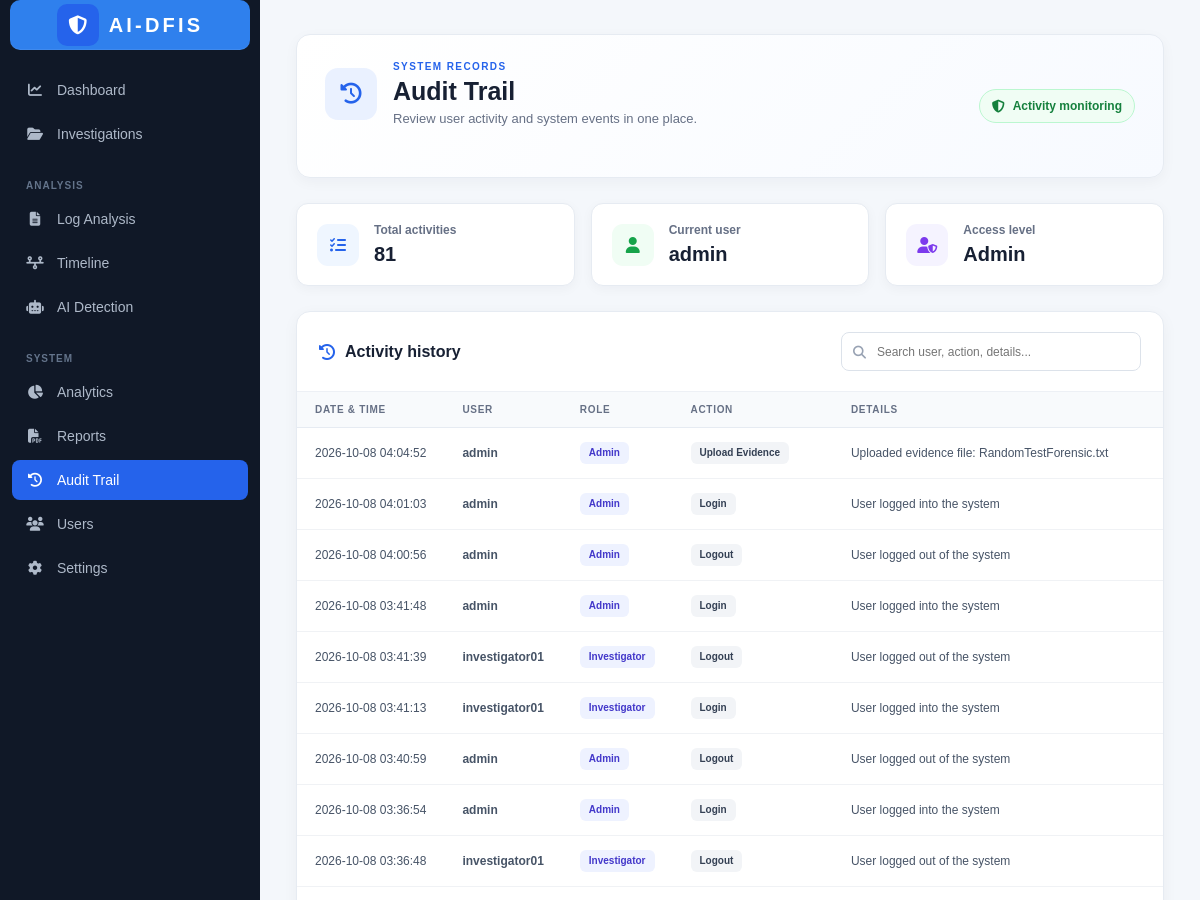
The app's page /audit-trail (signed in, upper part), older data.
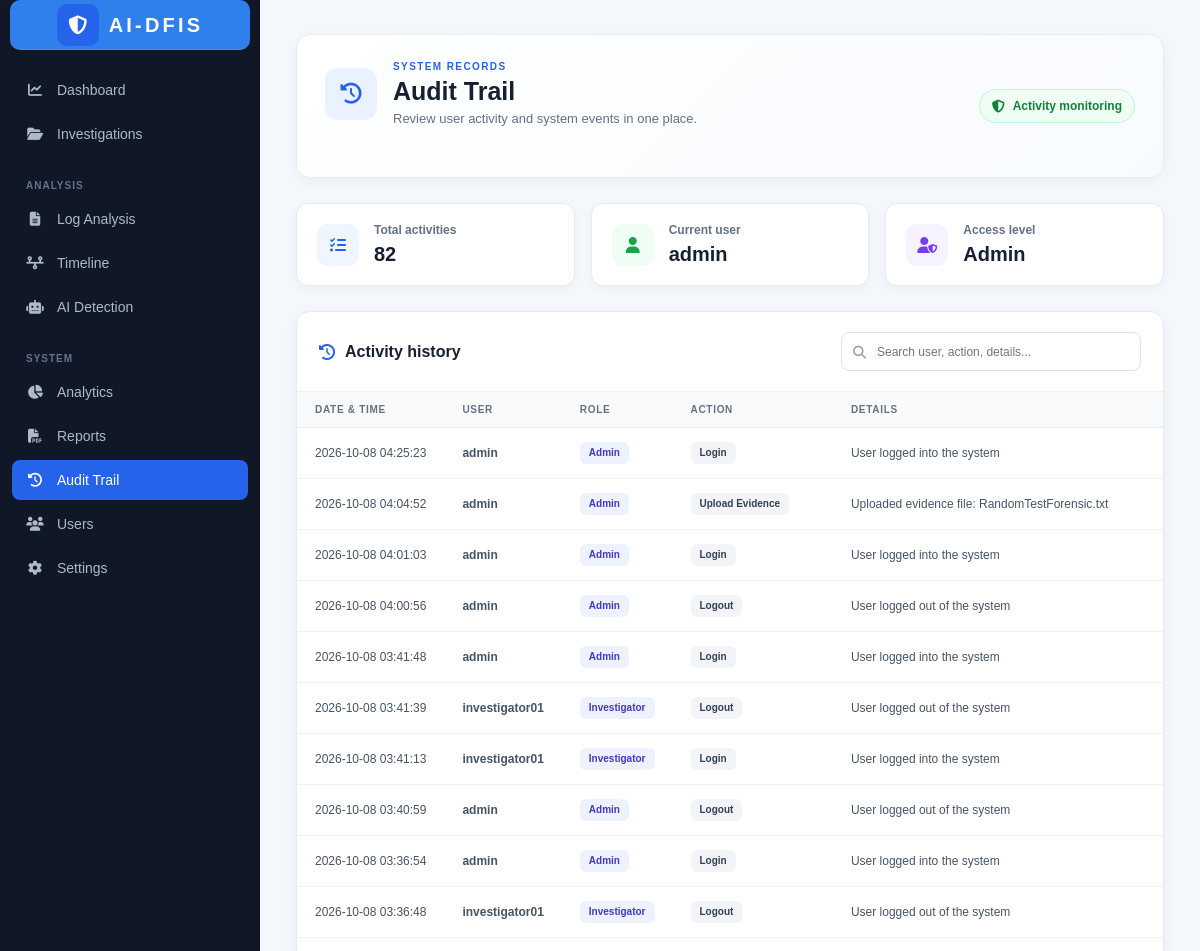
The same page, newer data.
### tables this page shows
CREATE TABLE audit_logs (
            id INTEGER PRIMARY KEY AUTOINCREMENT,
            user_id INTEGER,
            username TEXT,
            role TEXT,
            action TEXT NOT NULL,
            details TEXT,
            timestamp TEXT NOT NULL,
            FOREIGN KEY (user_id) REFERENCES users(id)
        );

### app.py (the view, shortened to what this page needs)
@app.route("/audit-trail")
def audit_trail():
    conn = get_db_connection()
    if session.get("role") == "Admin":
        logs = conn.execute("""

            SELECT id, username, role, action, details, timestamp

            FROM audit_logs

            ORDER BY id DESC

        """).fetchall()
    conn.close()
    return render_template(
        "audit_trail.html",
        logs=logs
    )

### app.py (called while the page is built)
def get_db_connection():
    conn = sqlite3.connect(DATABASE)
    conn.row_factory = sqlite3.Row
    return conn

def login_required():
    return "user_id" in session

@app.before_request
def require_login():
    if request.endpoint in ["login", "static"]:
        return None
    if not login_required():
        return redirect(url_for("login"))
    return None

### templates/audit_trail.html (shortened to what this page needs)
<!DOCTYPE html>
<html lang="en">
<head>
    <link rel="stylesheet"
          href="https://cdnjs.cloudflare.com/ajax/libs/font-awesome/6.5.2/css/all.min.css">
    <link rel="stylesheet"
          href="{{ url_for('static', filename='css/style.css') }}">
</head>
<body>
<div class="dashboard-container">
    <aside class="sidebar">
        <div class="logo">
            <div class="logo-icon">
                <i class="fa-solid fa-shield-halved"></i>
            </div>
            <div>
                <h2 class="brand-wordmark">AI-DFIS</h2>
            </div>
        </div>
        <nav class="sidebar-menu">
            <a href="/dashboard" class="menu-item">
                <i class="fa-solid fa-chart-line"></i>
                <span>Dashboard</span>
            </a>
            <a href="/investigations" class="menu-item">
                <i class="fa-solid fa-folder-open"></i>
                <span>Investigations</span>
            </a>
            <div class="menu-title">
                ANALYSIS
            </div>
            <a href="/log-analysis" class="menu-item">
                <i class="fa-solid fa-file-lines"></i>
                <span>Log Analysis</span>
            </a>
            <a href="/timeline" class="menu-item">
                <i class="fa-solid fa-timeline"></i>
                <span>Timeline</span>
            </a>
            <a href="/ai-detection" class="menu-item">
                <i class="fa-solid fa-robot"></i>
                <span>AI Detection</span>
            </a>
            <div class="menu-title">
                SYSTEM
            </div>
            <a href="/analytics" class="menu-item">
                <i class="fa-solid fa-chart-pie"></i>
                <span>Analytics</span>
            </a>
            <a href="/reports" class="menu-item">
                <i class="fa-solid fa-file-pdf"></i>
                <span>Reports</span>
            </a>
            <a href="/audit-trail" class="menu-item active">
                <i class="fa-solid fa-clock-rotate-left"></i>
                <span>Audit Trail</span>
            </a>
            {% if session.get("role") == "Admin" %}
            <a href="/users" class="menu-item">
                <i class="fa-solid fa-users"></i>
                <span>Users</span>
            </a>
            {% endif %}
            <a href="/settings" class="menu-item">
                <i class="fa-solid fa-gear"></i>
                <span>Settings</span>
            </a>
        </nav>
    </aside>
    <main class="main-content audit-content">
        <div class="page-header">
        <div class="page-heading">
            <div class="page-heading-icon">
                <i class="fa-solid fa-clock-rotate-left"></i>
            </div>
            <div>
                <span class="eyebrow">SYSTEM RECORDS</span>
                <h1>Audit Trail</h1>
                <p>Review user activity and system events in one place.</p>
            </div>
        </div>
        <span class="audit-integrity-label">
            <i class="fa-solid fa-shield-halved"></i>
            Activity monitoring
        </span>
    </div>
        <div class="audit-summary">
            <div class="summary-card">
                <div class="summary-icon"><i class="fa-solid fa-list-check"></i></div>
                <div class="summary-copy">
                    <span>Total activities</span>
                    <strong>{{ logs|length }}</strong>
                </div>
            </div>
            <div class="summary-card">
                <div class="summary-icon"><i class="fa-solid fa-user"></i></div>
                <div class="summary-copy">
                    <span>Current user</span>
                    <strong>{{ session.get("username") }}</strong>
                </div>
            </div>
            <div class="summary-card">
                <div class="summary-icon"><i class="fa-solid fa-user-shield"></i></div>
                <div class="summary-copy">
                    <span>Access level</span>
                    <strong>{{ session.get("role") }}</strong>
                </div>
            </div>
        </div>
        <div class="audit-container">
            <div class="audit-container-header">
                <h2>
                    <i class="fa-solid fa-clock-rotate-left"></i>
                    Activity history
                </h2>
                {% if logs %}
                <label class="audit-search">
                    <input id="audit-search-input"
                           type="search"
                           placeholder="Search user, action, details..."
                           aria-label="Search audit activity">
                </label>
                {% endif %}
            </div>
            {% if logs %}
            <div class="audit-table-wrap">
            <table class="audit-table" id="audit-table">
                <thead>
                    <tr>
                        <th scope="col">Date &amp; time</th>
                        <th scope="col">User</th>
                        <th scope="col">Role</th>
                        <th scope="col">Action</th>
                        <th scope="col">Details</th>
                    </tr>
                </thead>
                <tbody>
                    {% for log in logs %}
                    <tr>
                        <td class="audit-time">
                            {{ log["timestamp"] }}
                        </td>
                        <td class="audit-user">
                            <strong>
                                {{ log["username"] }}
                            </strong>
                        </td>
                        <td>
                            <span class="role-badge">
                                {{ log["role"] }}
                            </span>
                        </td>
                        <td>
                            <span class="action-badge">
                                {{ log["action"] }}
                            </span>
                        </td>
                        <td class="audit-details">
                            {{ log["details"] or "-" }}
                        </td>
                    </tr>
                    {% endfor %}
                </tbody>
            </table>
            </div>
            {% endif %}
        </div>
    </main>
</div>
</body>
</html>

### static/css/style.css (style rules this page uses)
* { margin: 0; padding: 0; box-sizing: border-box; }
body { font-family: Arial, Helvetica, sans-serif; background: #f4f6f9; }
.logo { width: 220px; height: 70px; background: #2f80ed; border-radius: 10px; display: flex; align-items: center; justify-content: center; font-size: 20px; font-weight: bold; }
.dashboard-container { display: flex; min-height: 100vh; background: #f4f7fb; }
.sidebar { width: 260px; background: #101827; color: white; display: flex; flex-direction: column; position: fixed; left: 0; top: 0; bottom: 0; z-index: 100; }
.logo { display: flex; align-items: center; flex: 0 1 auto; min-width: 0; flex-wrap: wrap; gap: 12px; padding: 25px 22px; border-bottom: 1px solid rgba(255,255,255,0.08); }
.logo-icon { width: 42px; height: 42px; border-radius: 10px; background: #2563eb; display: flex; align-items: center; justify-content: center; font-size: 19px; }
.logo h2 { margin: 0; font-size: 18px; letter-spacing: 0.12em; line-height: 1; }
.sidebar .logo { width: 240px; height: 50px; flex: 0 0 auto; margin: 0 auto; padding: 4px 10px; flex-direction: row; justify-content: center; gap: 10px; text-align: center; }
.sidebar .logo > div:last-child { width: auto; display: flex; flex-direction: column; align-items: center; }
.sidebar .logo .brand-wordmark { width: auto; font-size: 20px; letter-spacing: 0.16em; text-align: center; }
.brand-wordmark { color: #ffffff; font-weight: 800; text-transform: uppercase; }
.sidebar-menu { padding: 20px 12px; flex: 1; }
.menu-title { color: #64748b; font-size: 10px; font-weight: 700; letter-spacing: 1px; padding: 22px 14px 8px; }
.menu-item { display: flex; align-items: center; gap: 13px; padding: 12px 14px; margin-bottom: 4px; color: #aeb9c9; text-decoration: none; border-radius: 8px; font-size: 14px; transition: 0.2s; }
.menu-item i { width: 18px; text-align: center; }
.menu-item.active { background: #2563eb; color: white; }
.main-content { margin-left: 260px; width: calc(100% - 260px); }
.page-heading { display: flex; justify-content: space-between; align-items: center; margin-bottom: 25px; }
.page-heading p { margin: 0; font-size: 12px; color: #7b8797; }

Row changes from the older to the newer data that the page shows:
added audit_logs: timestamp "2026-10-08 04:25:23", username "admin", role "Admin", action "Login", details "User logged into the system"
Text that changed along with them:
{{ logs|length }}: "81" → "82"
